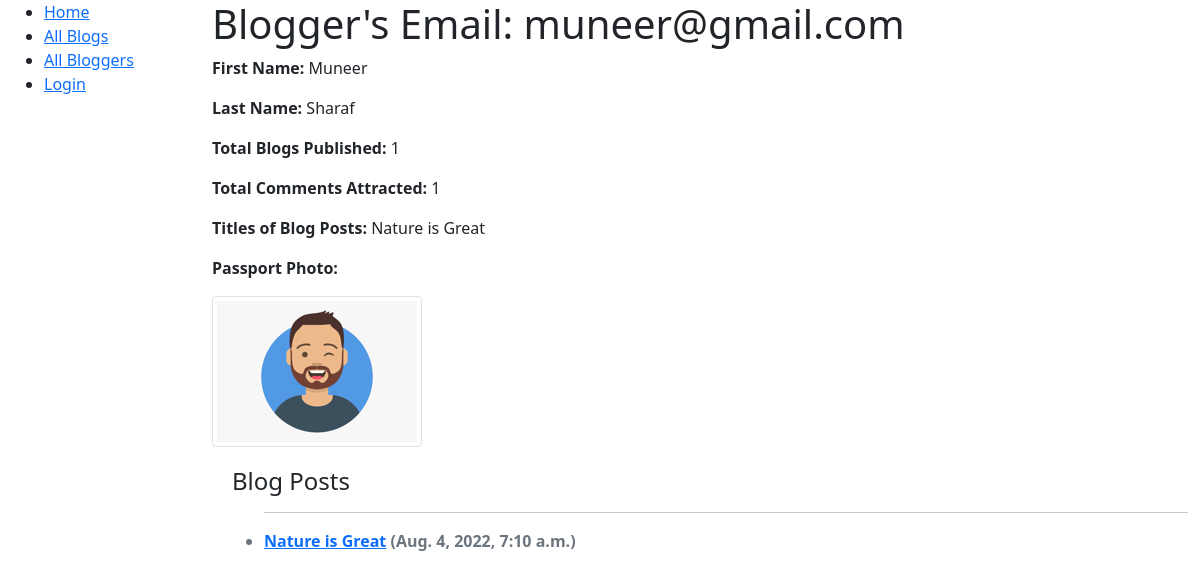
The app's page /blog/blogger/2 with its own data.
### blog/models.py (models this page shows, shortened)
class Blog(models.Model):
    title = models.CharField(max_length=150)
    excerpt = models.CharField(max_length=200)
    image = models.ImageField(upload_to="articles", null=True)
    post_date = models.DateTimeField(auto_now_add=True)
    updated = models.DateTimeField(auto_now=True)
    is_delete = models.BooleanField(default=False)
    slug = models.SlugField(unique=True, max_length=100, blank=True)
    content = models.TextField(validators=[MinLengthValidator(10)])
    objects = AllObjects()
    active_objects = ActiveObjects()
    author = models.ForeignKey(User, on_delete=models.SET_NULL, null=True, related_name="blogs")
    class Meta:
        ordering = ["title", "author"]
    def __str__(self):
        return f"{self.title}"

class Profile(models.Model):
    passport = models.ImageField(upload_to="profiles", null=True, blank=True)
    author = models.OneToOneField(User, on_delete=models.CASCADE, editable=False)

### blog/views.py (the view)
# urls.py: path('blogger/<int:pk>', views.BlogAuthorDetailView.as_view(), name="author-detail"),
class BlogAuthorDetailView(DetailView):
    model = User
    template_name = "blog/user_detail.html"
    context_object_name = "user_detail"
    def get_context_data(self, **kwargs):
        context = super(BlogAuthorDetailView, self).get_context_data(**kwargs)
        profile = Profile.objects.get(author_id=self.kwargs["pk"])
        current_user = User.objects.get(id=self.kwargs["pk"])
        logged_in_user_id = self.request.user.id
        if logged_in_user_id and logged_in_user_id == self.kwargs["pk"]:
            user_blogs = Blog.objects.filter(
                Q(author_id=self.kwargs.get("pk"))
                & Q(author=self.request.user))
        else:
            user_blogs = Blog.active_objects.filter(author_id=self.kwargs.get("pk"))
        context["user_detail"] = profile.author
        context["total_comments"] = Comment.objects.filter(blog__author=self.kwargs['pk']).count()
        context["user_form"] = UserForm(instance=current_user)
        context["profile"] = profile
        context["user_blogs"] = user_blogs
        context["profile_form"] = ProfileForm(instance=profile)
        return context

### blog/models.py (called while the page is built)
    def get_queryset(self):
        return super(ActiveObjects, self).get_queryset().filter(is_delete=False)

    def get_queryset(self):
        return super(AllObjects, self).get_queryset()

### blog/templates/blog/user_detail.html
{% extends "blog/base_generic.html" %}
{% load static %}
{% block content %}
  <h1>Blogger's Email: {{ user_detail.email }}</h1>
  <p><strong>First Name:</strong> {{ user_detail.first_name }}</p>
  <p><strong>Last Name:</strong> {{ user_detail.last_name }}</p>
  <p><strong>Total Blogs Published:</strong> {{ user_detail.blogs.count }}</p>
  <p><strong>Total Comments Attracted:</strong> {{ total_comments }}</p>
  <p><strong>Titles of Blog Posts:</strong> {{ user_detail.blogs.all|join:", " }}</p>
  {% if profile.passport %}
    <p><strong>Passport Photo:</strong></p>
    <img src="{{ profile.passport.url }}" class="img-thumbnail" alt="Blogger Passport">
  {% endif %}
  <div style="margin-left:20px;margin-top:20px">
    <h4>Blog Posts</h4>
    {% if user_blogs %}
        <ul>
        {% for blog in user_blogs %}
          <hr>
          <li class="text-muted"><strong><a href="{% url "blog:blog-detail" blog.slug %}">{{ blog.title }}</a> ({{ blog.post_date }})</strong></li>
        {% endfor %}
        </ul>
    {% else %}
        <hr>
        <p class="text-muted">You have no blog posts yet.</p>
    {% endif %}
  </div>
{% endblock %}

### records on screen
Profile: passport (picture)
Blog: title "Nature is Great", post_date "Aug. 4, 2022, 7:10 a.m."

### other values on screen
{{ user_detail.first_name }} "Muneer"
{{ user_detail.last_name }} "Sharaf"
{{ user_detail.blogs.count }} "1"
{{ total_comments }} "1"
{{ user_detail.blogs.all|join:", " }} "Nature is Great"
